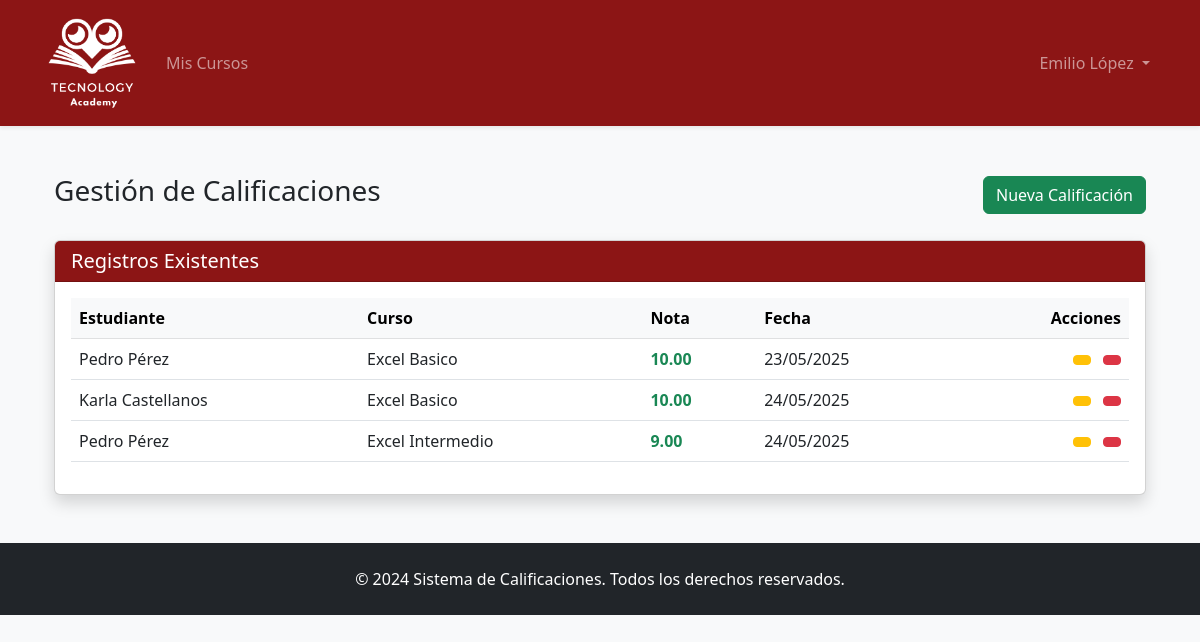
Page /gestion-calificaciones/ (signed in) on the committed database.
### calificaciones/models.py (models this page shows)
class UsuarioPersonalizado(AbstractUser):
    ROLES = (
        ('E', 'Estudiante'),
        ('P', 'Profesor'),
        ('A', 'Administrador'),
    )
    rol = models.CharField(max_length=1, choices=ROLES, default='E')

class Calificacion(models.Model):
    estudiante = models.ForeignKey(UsuarioPersonalizado, on_delete=models.CASCADE)
    curso = models.ForeignKey(Curso, on_delete=models.CASCADE)
    nota = models.DecimalField(max_digits=5, decimal_places=2)
    fecha = models.DateField(auto_now_add=True)

class Curso(models.Model):
    nombre = models.CharField(max_length=100)
    codigo = models.CharField(max_length=10, unique=True)
    profesor = models.ForeignKey(UsuarioPersonalizado, on_delete=models.SET_NULL, null=True)

### calificaciones/views.py (the view, shortened to what this page needs)
# urls.py: path('gestion-calificaciones/', views.gestion_calificaciones, name='gestion_calificaciones'),
@login_required
def gestion_calificaciones(request, calificacion_id=None):
    if request.user.rol not in ['P']:
        messages.error(request, 'Acceso restringido a profesores')
        return redirect('dashboard')
    editar = False
    instance = None
    cursos = Curso.objects.all()
    if request.user.rol == 'P':
        cursos = cursos.filter(profesor=request.user)
    estudiantes = UsuarioPersonalizado.objects.filter(rol='E') if request.user.rol == 'P' else None
    calificaciones = Calificacion.objects.filter(curso__profesor=request.user) if request.user.rol == 'P' else Calificacion.objects.all()
    calificaciones = calificaciones.select_related('curso', 'estudiante')
    if calificacion_id:
        instance = get_object_or_404(Calificacion, id=calificacion_id)
        editar = True
        if request.user.rol == 'P' and instance.curso.profesor != request.user:
            messages.error(request, 'No tienes permiso para editar esta calificación')
            return redirect('gestion_calificaciones')
    context = {
        'editar': editar,
        'cursos': cursos,
        'estudiantes': estudiantes,
        'calificaciones': calificaciones,
        'form': instance
    }
    return render(request, 'gestion_calificaciones.html', context)

### templates/gestion_calificaciones.html (shortened to what this page needs)
{% extends 'base.html' %}
{% load static %}
{% block content %}
<div class="container mt-4">
    <div class="d-flex justify-content-between align-items-center mb-4">
        <h3>
            {% if editar %}
                <i class="bi bi-pencil-square"></i> Editar Calificación
            {% else %}
                 Gestión de Calificaciones
            {% endif %}
        </h3>
        {% if not editar %}
        <a href="{% url 'gestion_calificaciones' %}?nueva=1" class="btn btn-success">
             Nueva Calificación
        </a>
        {% endif %}
    </div>
    <div class="card shadow mb-5">
        <div class="card-header bg-dark-red text-white">
            <h5 class="mb-0"> Registros Existentes</h5>
        </div>
        <div class="card-body">
            <div class="table-responsive">
                <table class="table table-hover align-middle">
                    <thead class="table-light">
                        <tr>
                            {% if user.rol == 'P' %}<th>Estudiante</th>{% endif %}
                            <th>Curso</th>
                            <th>Nota</th>
                            <th>Fecha</th>
                            <th class="text-end">Acciones</th>
                        </tr>
                    </thead>
                    <tbody>
                        {% for calificacion in calificaciones %}
                        <tr>
                            {% if user.rol == 'P' %}
                            <td>{{ calificacion.estudiante.get_full_name }}</td>
                            {% endif %}
                            <td>{{ calificacion.curso.nombre }}</td>
                            <td class="fw-bold {% if calificacion.nota >= 6.0 %}text-success{% else %}text-danger{% endif %}">
                                {{ calificacion.nota }}
                            </td>
                            <td>{{ calificacion.fecha|date:"d/m/Y" }}</td>
                            <td class="text-end">
                                <a href="{% url 'editar_calificacion' calificacion.id %}"
                                   class="btn btn-sm btn-warning me-2"
                                   data-bs-toggle="tooltip"
                                   title="Editar">
                                </a>
                                <form method="post"
                                      action="{% url 'eliminar_calificacion' calificacion.id %}"
                                      class="d-inline">
                                    <button type="submit"
                                            class="btn btn-sm btn-danger"
                                            data-bs-toggle="tooltip"
                                            title="Eliminar"
                                            onclick="return confirm('¿Está seguro de eliminar esta calificación?')">
                                    </button>
                                </form>
                            </td>
                        </tr>
                        {% endfor %}
                    </tbody>
                </table>
            </div>
        </div>
    </div>
</div>
{% endblock %}

### templates/base.html (shortened to what this page needs)
{% load static %}
<!DOCTYPE html>
<html lang="es">
<head>
    <link href="https://cdn.jsdelivr.net/npm/bootstrap@5.3.0/dist/css/bootstrap.min.css" rel="stylesheet">
    <link rel="stylesheet" href="{% static 'css/custom.css' %}">
</head>
<body class="bg-light">
    <nav class="navbar navbar-expand-lg navbar-dark bg-dark-red shadow-sm">
        <div class="container">
            <a class="navbar-brand" href="{% url 'dashboard' %}">
                <img src="{% static 'img/logo.png' %}" alt="Logo" height="100">
            </a>
            <div class="collapse navbar-collapse" id="navbarNav">
                <ul class="navbar-nav me-auto">
                    {% if user.is_authenticated %}
                        {% if user.rol == 'E' %}
                            <li class="nav-item">
                                <a class="nav-link" href="{% url 'perfil_estudiante' %}">Mi Boletín</a>
                            </li>
                        {% elif user.rol == 'P' %}
                            <li class="nav-item">
                                <a class="nav-link" href="{% url 'gestion_calificaciones' %}">Mis Cursos</a>
                            </li>
                        {% elif user.rol == 'A' %}
                        <li class="nav-item">
                            <a class="nav-link" href="/admin"> Panel Administrativo</a>
                        </li>
                        {% endif %}
                    {% endif %}
                </ul>
                <ul class="navbar-nav">
                    {% if user.is_authenticated %}
                        <li class="nav-item dropdown">
                            <a class="nav-link dropdown-toggle" href="#" role="button" data-bs-toggle="dropdown">
                                {{ user.get_full_name }}
                            </a>
                        </li>
                    {% else %}
                        <li class="nav-item">
                            <a class="nav-link" href="{% url 'login' %}">Ingresar</a>
                        </li>
                    {% endif %}
                </ul>
            </div>
        </div>
    </nav>
    <main class="container my-5">
        {% block content %}{% endblock %}
    </main>
    <footer class="bg-dark text-white py-4 mt-5">
        <div class="container text-center">
            <p class="mb-0">&copy; 2024 Sistema de Calificaciones. Todos los derechos reservados.</p>
        </div>
    </footer>
</body>
</html>

### static/css/custom.css (style rules this page uses)
:root { --dark-red: #8C1515; --hover-red: #6a0f0f; }
.bg-dark-red { background-color: var(--dark-red) !important; }
.bg-dark-red { background-color: #8C1515; }

### rows in the picture
UsuarioPersonalizado: get_full_name "Emilio López"
Calificacion: estudiante.get_full_name "Pedro Pérez", curso.nombre "Excel Basico", nota "10.00", fecha "23/05/2025"
Calificacion: estudiante.get_full_name "Karla Castellanos", curso.nombre "Excel Basico", nota "10.00", fecha "24/05/2025"
Calificacion: estudiante.get_full_name "Pedro Pérez", curso.nombre "Excel Intermedio", nota "9.00", fecha "24/05/2025"
